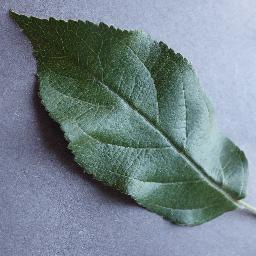
#> input picture about-project/evaluation-and-evidence/real_photos/Apple___healthy__013.JPG, 256 x 256 px
$ python -i quality.py   (imports and definitions only)   (older library calls are emulated)
#> lines starting #> are read from the running program, lines starting #| are printed output that depends on the picture
#> further down, picture is the input picture: shape (256, 256, 3); mean B, G, R 139.1, 131.8, 116.1
"""Stage 1a - cheap OpenCV image-quality gate (blur / exposure / contrast / resolution).

All metrics are computed on a copy resized to <=512 px on the long side so thresholds don't
depend on the camera's resolution. Default thresholds are only starting points:
`training.f_calibrate` derives blur/brightness limits from your own validation images.
"""
from __future__ import annotations

import cv2
import numpy as np

DEFAULTS = dict(min_side=224, blur_min=40.0, brightness_min=40.0, brightness_max=225.0,
                dark_frac_max=0.5, bright_frac_max=0.4, contrast_min=15.0)

MESSAGES = {
    "too_small": "The image resolution is too low. Please use a photo at least {min_side}px on the short side.",
    "blurry": "The image is blurry. Hold the phone steady, tap to focus on the leaf and retake the photo.",
    "too_dark": "The image is too dark. Retake it in daylight or shade without a strong shadow on the leaf.",
    "overexposed": "The image is overexposed. Avoid direct glare and retake it in soft daylight.",
    "low_contrast": "The image has very low contrast (fog, haze or dirty lens?). A clearer photo will help.",
}
BLOCKING = {"too_small", "blurry", "too_dark", "overexposed"}


def metrics(bgr: np.ndarray) -> dict:
    h, w = bgr.shape[:2]
#> h = 256; w = 256
    s = 512.0 / max(h, w)
#> s = 2
    small = cv2.resize(bgr, (max(1, int(w * s)), max(1, int(h * s))), interpolation=cv2.INTER_AREA) if s < 1 else bgr
    gray = cv2.cvtColor(small, cv2.COLOR_BGR2GRAY)
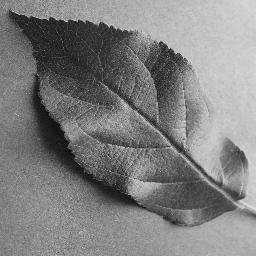
#> gray: shape (256, 256); min 0, max 231, mean 127.9
    return dict(
        blur=float(cv2.Laplacian(gray, cv2.CV_64F).var()),
        brightness=float(gray.mean()),
        contrast=float(gray.std()),
        dark_frac=float((gray < 25).mean()),
        bright_frac=float((gray > 245).mean()),
        min_side=int(min(h, w)),
    )


def assess(bgr: np.ndarray, cfg: dict | None = None, orig_min_side: int | None = None) -> dict:
    c = {**DEFAULTS, **(cfg or {})}
    m = metrics(bgr)
#> m = {'blur': 2549.2, 'brightness': 127.9, 'contrast': 49.42, 'dark_frac': 0.00589, 'bright_frac': 0, 'min_side': 256}
    if orig_min_side is not None:
        m["min_side"] = int(orig_min_side)
    codes = []
    if m["min_side"] < c["min_side"]:
        codes.append("too_small")
    if m["blur"] < c["blur_min"]:
        codes.append("blurry")
    if m["brightness"] < c["brightness_min"] or m["dark_frac"] > c["dark_frac_max"]:
        codes.append("too_dark")
    if m["brightness"] > c["brightness_max"] or m["bright_frac"] > c["bright_frac_max"]:
        codes.append("overexposed")
    if m["contrast"] < c["contrast_min"]:
        codes.append("low_contrast")
    issues = [dict(code=k, blocking=k in BLOCKING, message=MESSAGES[k].format(**c)) for k in codes]
    return dict(metrics={k: round(v, 3) for k, v in m.items()}, issues=issues,
                ok=not any(i["blocking"] for i in issues))

>>> import cv2
>>> picture = cv2.imread('../../../about-project/evaluation-and-evidence/real_photos/Apple___healthy__013.JPG')
>>> result = assess(picture)
#> result = 3 items

$ run again, on about-project/evaluation-and-evidence/real_photos/Blueberry___healthy__004.JPG
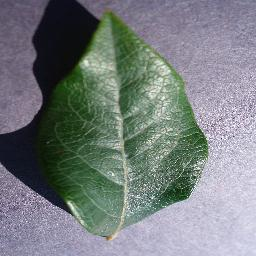
#> input picture about-project/evaluation-and-evidence/real_photos/Blueberry___healthy__004.JPG, 256 x 256 px
#> picture is the input picture: shape (256, 256, 3); mean B, G, R 127.2, 126, 119.4
#> in metrics, `gray = cv2.cvtColor(small, cv2.COLOR_BGR2GRAY)`:
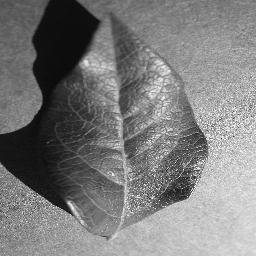
#> gray: shape (256, 256); min 2, max 254, mean 124.2
#> m = {'blur': 4426.9, 'brightness': 124.2, 'contrast': 57.93, 'dark_frac': 0.0993, 'bright_frac': 0.00189, 'min_side': 256}
#> result = 3 items

$ run again, on about-project/evaluation-and-evidence/real_photos/Blueberry___healthy__033.JPG
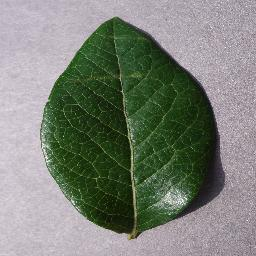
#> input picture about-project/evaluation-and-evidence/real_photos/Blueberry___healthy__033.JPG, 256 x 256 px
#> picture is the input picture: shape (256, 256, 3); mean B, G, R 118.9, 129, 123.5
#> in metrics, `gray = cv2.cvtColor(small, cv2.COLOR_BGR2GRAY)`:
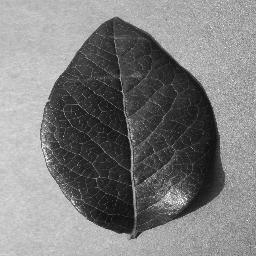
#> gray: shape (256, 256); min 6, max 253, mean 126.2
#> m = {'blur': 3589.3, 'brightness': 126.2, 'contrast': 64.34, 'dark_frac': 0.0219, 'bright_frac': 0.00029, 'min_side': 256}
#> result = 3 items

$ run again, on about-project/evaluation-and-evidence/real_photos/Blueberry___healthy__035.JPG
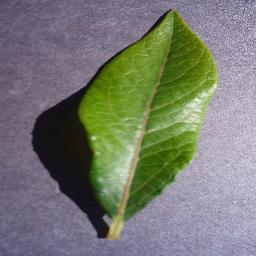
#> input picture about-project/evaluation-and-evidence/real_photos/Blueberry___healthy__035.JPG, 256 x 256 px
#> picture is the input picture: shape (256, 256, 3); mean B, G, R 112.7, 122.1, 118.9
#> in metrics, `gray = cv2.cvtColor(small, cv2.COLOR_BGR2GRAY)`:
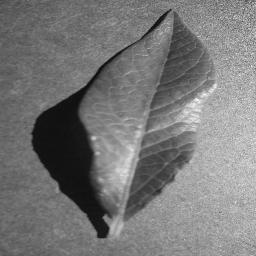
#> gray: shape (256, 256); min 3, max 250, mean 120
#> m = {'blur': 918, 'brightness': 120, 'contrast': 43.17, 'dark_frac': 0.0684, 'bright_frac': 4.58e-05, 'min_side': 256}
#> result = 3 items
